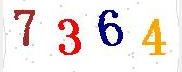
#> input picture imgs/2.png, 182 x 72 px, found by its file name
$ python id_code.py   (Python 2 division)
#> lines starting #> are read from the running program, lines starting #| are printed output that depends on the picture; after the words box and inside, x2 and y2 are one past the last pixel; in counts of white or black regions, pixels touching at a corner belong together
# -*-coding:utf-8-*-
# 二维码识别
import sys
from PIL import Image
import pytesseract
import time

reload(sys)
sys.setdefaultencoding('utf-8')

time1 = time.time()


# 二值化算法
def binarizing(img, threshold):
    pixdata = img.load()
    w, h = img.size
    for y in range(h):
        for x in range(w):
            if pixdata[x, y] < threshold:
                pixdata[x, y] = 0
            else:
                pixdata[x, y] = 255
    return img


image = Image.open('/Users/mac/Learn/LearnPython/2.png')
#> image is the input picture: PIL image 182x72 RGBA; mean R, G, B, A 239.8, 231, 228.9, 255


# 去除干扰线算法
def depoint(img):  # input: gray image
    pixdata = img.load()
    w, h = img.size
    for y in range(1, h - 1):
        for x in range(1, w - 1):
            count = 0
            if pixdata[x, y - 1] > 245:
                count = count + 1
            if pixdata[x, y + 1] > 245:
                count = count + 1
            if pixdata[x - 1, y] > 245:
                count = count + 1
            if pixdata[x + 1, y] > 245:
                count = count + 1
            if count > 2:
                pixdata[x, y] = 255
    return img


# 转化为灰度图
img = image.convert('L')
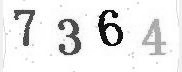
#> img: PIL image 182x72 L; min 5, max 255, mean 233.4
# 把图片变成二值图像。
img1 = binarizing(img, 190)
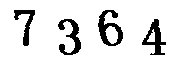
#> img1: PIL image 182x72 L; 89.6% white; 4 black regions, box (x1, y1, x2, y2) and area: (98, 10, 123, 46) 402, (58, 19, 81, 55) 351, (142, 19, 166, 55) 343, (14, 10, 35, 46) 264
# img2=depoint(img1)
img1.show()
#> (the run stopped early here; a loop or call above may not have finished)

$ run again, with imgs/4.png copied over imgs/2.png
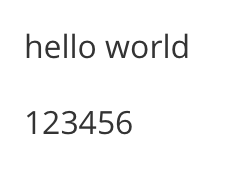
#> input picture imgs/4.png, 246 x 184 px, found by its file name
#> image is the input picture: PIL image 246x184 RGBA; mean R, G, B, A 247.3, 247.3, 247.3, 255
#> `img1 = binarizing(img, 190)`:
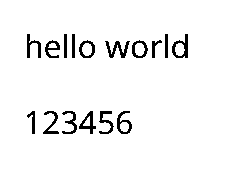
#> img1: PIL image 246x184 L; 95.8% white; 16 black regions, largest, box (x1, y1, x2, y2) and area: (105, 41, 130, 58) 182, (172, 34, 188, 58) 166, (79, 111, 96, 134) 149
